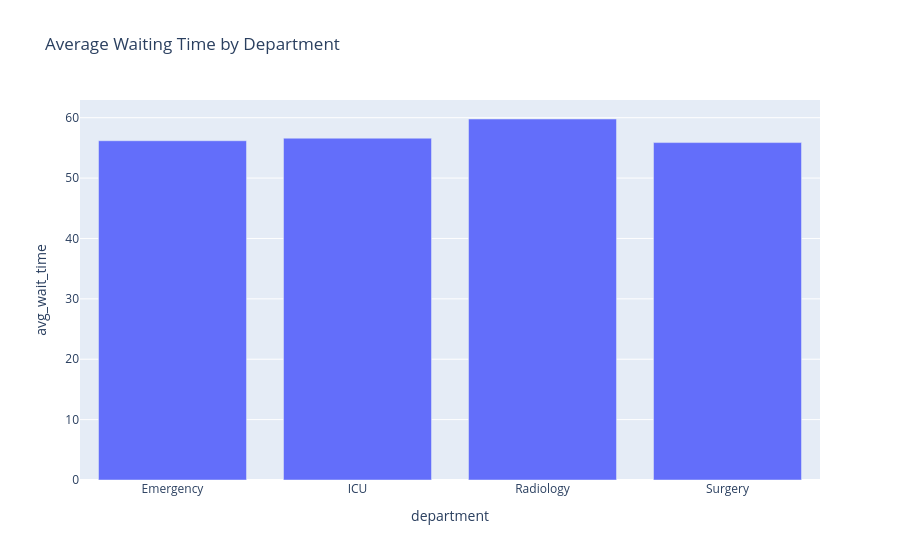

Write notebook code for a chart like this one.
### Code cell
fig = px.bar(
    waiting_analysis,
    x="department",
    y="avg_wait_time",
    title="Average Waiting Time by Department"
)

fig.show()

### Figure 1 — Plotly figure (JSON) as saved in the notebook; plotly's stock layout.template omitted (floating-point values rounded to 4 significant figures)
{"data": [{"hovertemplate": "department=%{x}<br>avg_wait_time=%{y}<extra></extra>", "legendgroup": "", "marker": {"color": "#636efa", "pattern": {"shape": ""}}, "name": "", "orientation": "v", "showlegend": false, "textposition": "auto", "type": "bar", "x": ["Emergency", "ICU", "Radiology", "Surgery"], "xaxis": "x", "y": [56.18, 56.61, 59.78, 55.88], "yaxis": "y"}], "layout": {"barmode": "relative", "legend": {"tracegroupgap": 0}, "title": {"text": "Average Waiting Time by Department"}, "xaxis": {"anchor": "y", "domain": [0, 1], "title": {"text": "department"}}, "yaxis": {"anchor": "x", "domain": [0, 1], "title": {"text": "avg_wait_time"}}}}
